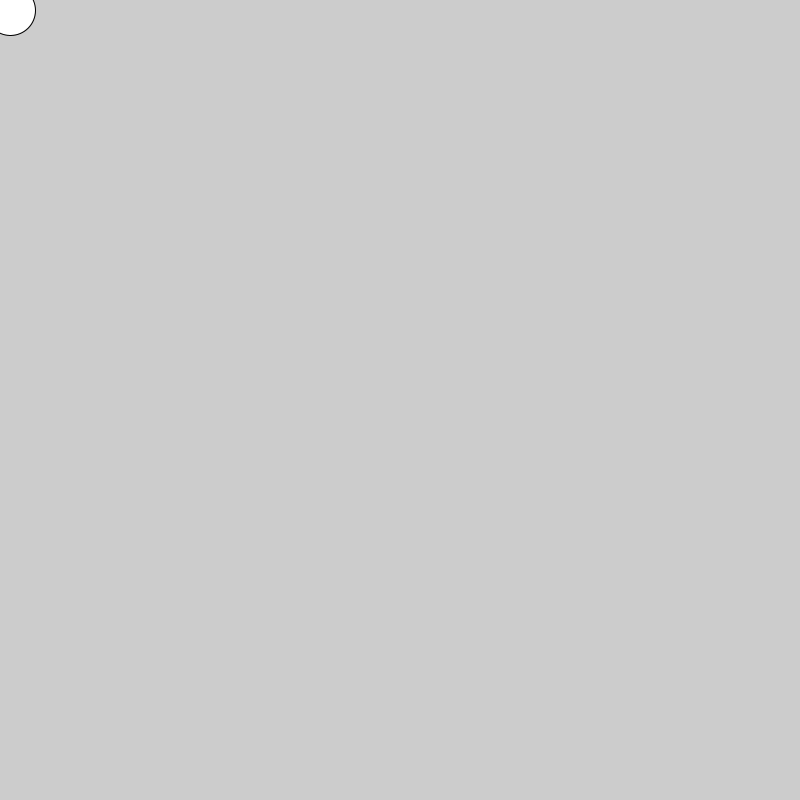
Frame 1 (no input)
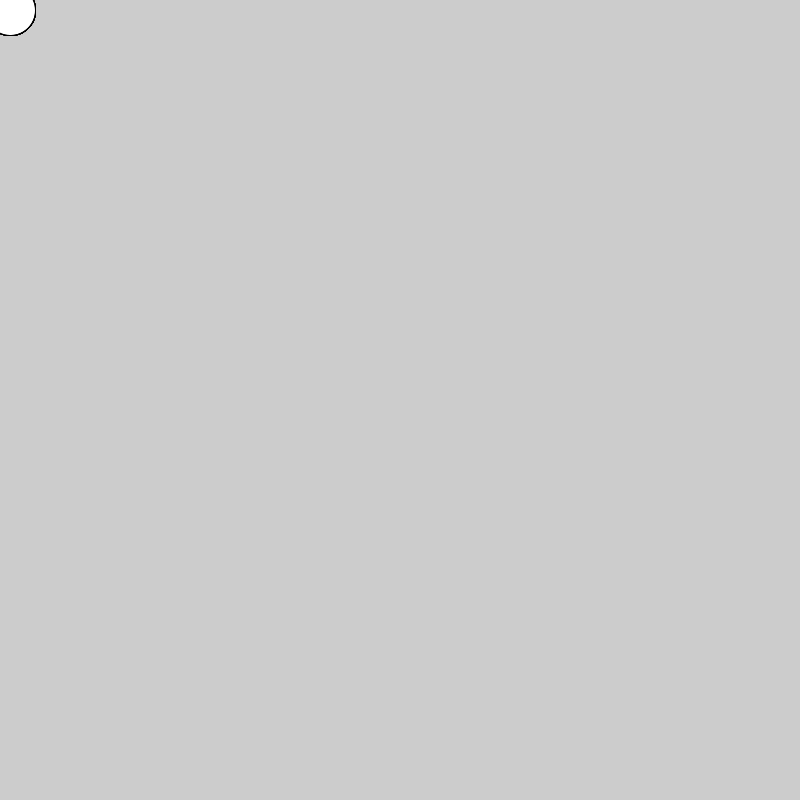
Frame 60 (the mouse pressed at the canvas centre just before this capture)
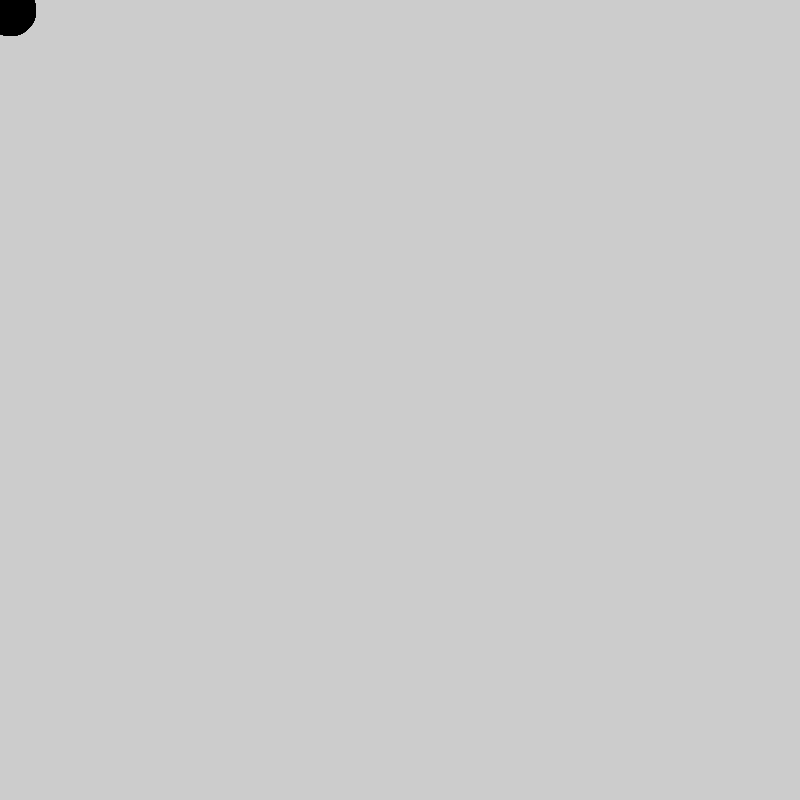
Frame 120 (the mouse held since frame 60 and released just before this capture)

The Processing sketch that drew these frames (run headless with seeded random() and noise(); from frame 60 on, the mouse is pressed at the canvas centre):

// Processing sketch: dot_of_logic
// ── dot_of_logic.pde
void setup() {
  size(800, 800);
  
}


void draw() {
  
   //2. make it a nice color
//(255,0,255);
   //3. if the mouse is pressed, fill the circle with a different color          
   if (mousePressed == true){
   fill(0);
   }
   else{
   fill(255);
   }
   //1. draw an ellipse
ellipse (10,10,50,50);
}
// Copyright Wintriss Technical Schools 2013
//void mouseClicked(){
//if (value == 0) {
//valuve = 255;
//}
//else {
///value = 0;
//}
//}
